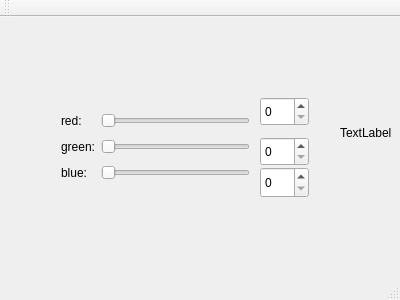
<?xml version="1.0" encoding="UTF-8"?>
<ui version="4.0">
 <class>MainWindow</class>
 <widget class="QMainWindow" name="MainWindow">
  <property name="geometry">
   <rect>
    <x>0</x>
    <y>0</y>
    <width>400</width>
    <height>300</height>
   </rect>
  </property>
  <property name="windowTitle">
   <string>MainWindow</string>
  </property>
  <widget class="QWidget" name="centralWidget">
   <widget class="QWidget" name="gridLayoutWidget">
    <property name="geometry">
     <rect>
      <x>50</x>
      <y>80</y>
      <width>211</width>
      <height>101</height>
     </rect>
    </property>
    <layout class="QGridLayout" name="gridLayout">
     <item row="1" column="1">
      <widget class="QSlider" name="horizontalSliderRed">
       <property name="orientation">
        <enum>Qt::Horizontal</enum>
       </property>
      </widget>
     </item>
     <item row="3" column="0">
      <widget class="QLabel" name="labelBlue">
       <property name="text">
        <string>blue:</string>
       </property>
      </widget>
     </item>
     <item row="1" column="0">
      <widget class="QLabel" name="labelRed">
       <property name="text">
        <string>red:</string>
       </property>
      </widget>
     </item>
     <item row="3" column="1">
      <widget class="QSlider" name="horizontalSliderBlue">
       <property name="orientation">
        <enum>Qt::Horizontal</enum>
       </property>
      </widget>
     </item>
     <item row="2" column="1">
      <widget class="QSlider" name="horizontalSliderGreen">
       <property name="orientation">
        <enum>Qt::Horizontal</enum>
       </property>
      </widget>
     </item>
     <item row="2" column="0">
      <widget class="QLabel" name="labelGreen">
       <property name="text">
        <string>green:</string>
       </property>
      </widget>
     </item>
    </layout>
   </widget>
   <widget class="QLabel" name="colorLabel">
    <property name="geometry">
     <rect>
      <x>340</x>
      <y>90</y>
      <width>62</width>
      <height>51</height>
     </rect>
    </property>
    <property name="text">
     <string>TextLabel</string>
    </property>
   </widget>
   <widget class="QSpinBox" name="spinBoxRed">
    <property name="geometry">
     <rect>
      <x>260</x>
      <y>80</y>
      <width>49</width>
      <height>29</height>
     </rect>
    </property>
   </widget>
   <widget class="QSpinBox" name="spinBoxGreen">
    <property name="geometry">
     <rect>
      <x>260</x>
      <y>120</y>
      <width>49</width>
      <height>29</height>
     </rect>
    </property>
   </widget>
   <widget class="QSpinBox" name="spinBoxBlue">
    <property name="geometry">
     <rect>
      <x>260</x>
      <y>150</y>
      <width>49</width>
      <height>31</height>
     </rect>
    </property>
   </widget>
  </widget>
  <widget class="QMenuBar" name="menuBar">
   <property name="geometry">
    <rect>
     <x>0</x>
     <y>0</y>
     <width>400</width>
     <height>25</height>
    </rect>
   </property>
  </widget>
  <widget class="QToolBar" name="mainToolBar">
   <attribute name="toolBarArea">
    <enum>TopToolBarArea</enum>
   </attribute>
   <attribute name="toolBarBreak">
    <bool>false</bool>
   </attribute>
  </widget>
  <widget class="QStatusBar" name="statusBar"/>
 </widget>
 <layoutdefault spacing="6" margin="11"/>
 <resources/>
 <connections>
  <connection>
   <sender>horizontalSliderRed</sender>
   <signal>valueChanged(int)</signal>
   <receiver>spinBoxRed</receiver>
   <slot>setValue(int)</slot>
   <hints>
    <hint type="sourcelabel">
     <x>217</x>
     <y>132</y>
    </hint>
    <hint type="destinationlabel">
     <x>278</x>
     <y>138</y>
    </hint>
   </hints>
  </connection>
  <connection>
   <sender>horizontalSliderGreen</sender>
   <signal>valueChanged(int)</signal>
   <receiver>spinBoxGreen</receiver>
   <slot>setValue(int)</slot>
   <hints>
    <hint type="sourcelabel">
     <x>202</x>
     <y>172</y>
    </hint>
    <hint type="destinationlabel">
     <x>282</x>
     <y>173</y>
    </hint>
   </hints>
  </connection>
  <connection>
   <sender>horizontalSliderBlue</sender>
   <signal>valueChanged(int)</signal>
   <receiver>spinBoxBlue</receiver>
   <slot>setValue(int)</slot>
   <hints>
    <hint type="sourcelabel">
     <x>165</x>
     <y>200</y>
    </hint>
    <hint type="destinationlabel">
     <x>278</x>
     <y>203</y>
    </hint>
   </hints>
  </connection>
  <connection>
   <sender>spinBoxRed</sender>
   <signal>valueChanged(int)</signal>
   <receiver>horizontalSliderRed</receiver>
   <slot>setValue(int)</slot>
   <hints>
    <hint type="sourcelabel">
     <x>297</x>
     <y>137</y>
    </hint>
    <hint type="destinationlabel">
     <x>177</x>
     <y>136</y>
    </hint>
   </hints>
  </connection>
  <connection>
   <sender>spinBoxGreen</sender>
   <signal>valueChanged(int)</signal>
   <receiver>horizontalSliderGreen</receiver>
   <slot>setValue(int)</slot>
   <hints>
    <hint type="sourcelabel">
     <x>289</x>
     <y>181</y>
    </hint>
    <hint type="destinationlabel">
     <x>165</x>
     <y>168</y>
    </hint>
   </hints>
  </connection>
  <connection>
   <sender>spinBoxBlue</sender>
   <signal>valueChanged(int)</signal>
   <receiver>horizontalSliderBlue</receiver>
   <slot>setValue(int)</slot>
   <hints>
    <hint type="sourcelabel">
     <x>283</x>
     <y>212</y>
    </hint>
    <hint type="destinationlabel">
     <x>206</x>
     <y>202</y>
    </hint>
   </hints>
  </connection>
 </connections>
</ui>
